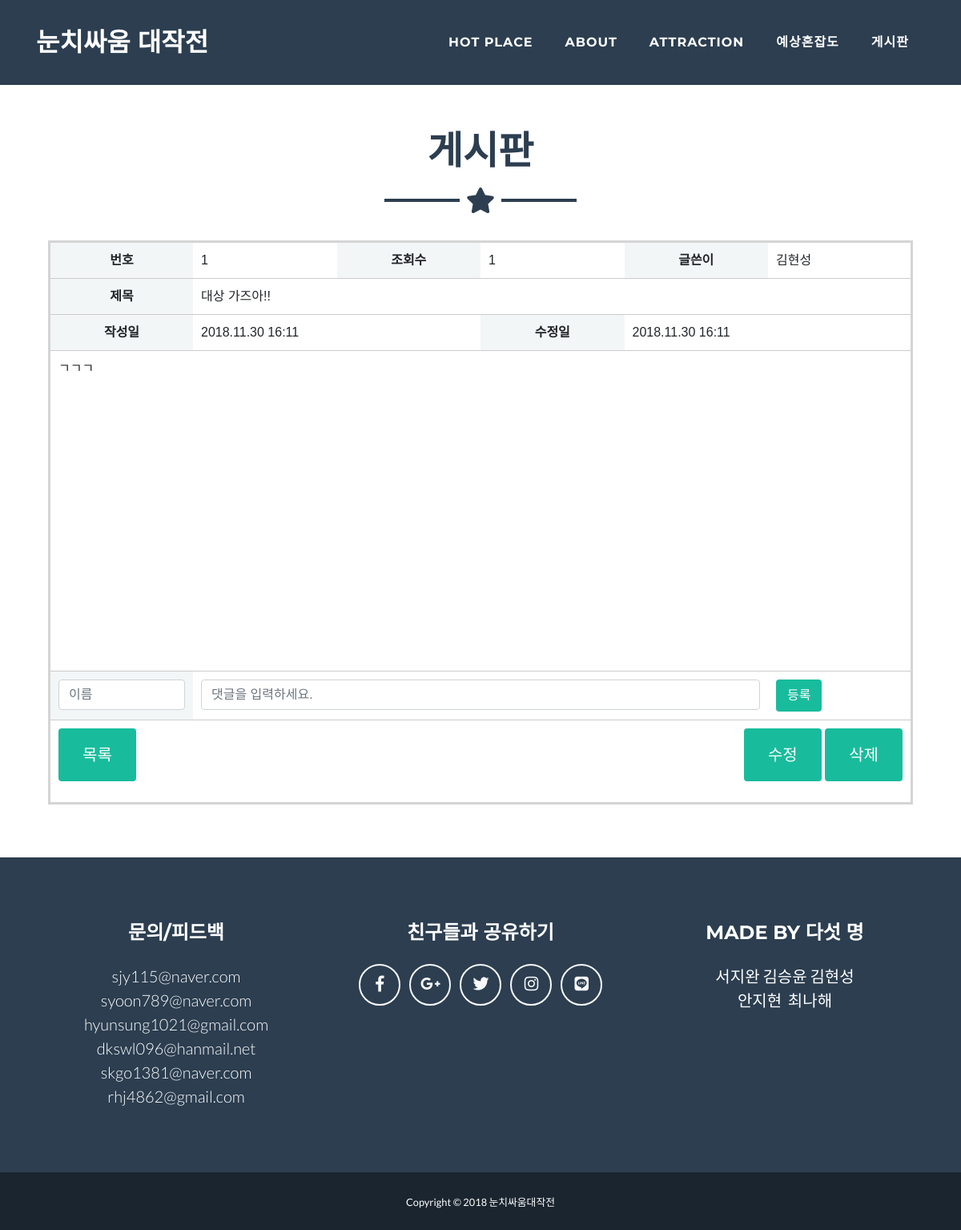
/read/1, run on the app's committed database.
### app.py (models this page shows)
class Post(db.Model): # db.Model을 상속받은 것
    __tablename__ = "posts"                         # DB 내에서의 table 이름
    id = db.Column(db.Integer, primary_key=True)    # sql문과 비슷한 형식!!
    name = db.Column(db.String, nullable=False)
    title = db.Column(db.String, nullable=False)
    password = db.Column(db.String, nullable=False)
    content = db.Column(db.String, nullable=False)
    count = db.Column(db.Integer, nullable=False)
    date = db.Column(db.String, nullable=False)
    date_update = db.Column(db.String, nullable=False)

### app.py (the view)
@app.route("/read/<int:id>")
def readpost(id):
    post = Post.query.get(id)
    post.count = post.count + 1     # 조회수 + 1
    db.session.commit()
    post = Post.query.get(id)       # 누른 게시글에 해당하는 내용 모두 가져옴
    comment = Comment.query.all()   # 댓글 모두 가져옴
    return render_template("read.html", post=post, comment=comment)

### templates/read.html (shortened to what this page needs)
<!DOCTYPE html>
<html lang="en">
  <head>
    <link href="../static/vendor/bootstrap/css/bootstrap.min.css" rel="stylesheet">
    <link href="../static/vendor/fontawesome-free/css/all.min.css" rel="stylesheet" type="text/css">
    <link href="../static/vendor/magnific-popup/magnific-popup.css" rel="stylesheet" type="text/css">
    <link href="../static/css/freelancer.min.css" rel="stylesheet">
  </head>
  <body id="page-top">
    <nav class="navbar navbar-expand-lg bg-secondary fixed-top text-uppercase" id="mainNav">
      <div class="container">
        <a class="navbar-brand js-scroll-trigger" href="/">눈치싸움 대작전</a>
        <div class="collapse navbar-collapse" id="navbarResponsive">
          <ul class="navbar-nav ml-auto">
            <li class="nav-item mx-0 mx-lg-1">
              <a class="nav-link py-3 px-0 px-lg-3 rounded js-scroll-trigger" href="/#portfolio">Hot Place</a>
            </li>
            <li class="nav-item mx-0 mx-lg-1">
              <a class="nav-link py-3 px-0 px-lg-3 rounded js-scroll-trigger" href="/#about">About</a>
            </li>
            <li class="nav-item mx-0 mx-lg-1">
              <a class="nav-link py-3 px-0 px-lg-3 rounded js-scroll-trigger" href="/#contact">Attraction</a>
            </li>
            <li class="nav-item mx-0 mx-lg-1">
              <a class="nav-link py-3 px-0 px-lg-3 rounded js-scroll-trigger" href="/predict">예상혼잡도</a>
            </li>
            <li class="nav-item mx-0 mx-lg-1">
              <a class="nav-link py-3 px-0 px-lg-3 rounded js-scroll-trigger" href="/board/1">게시판</a>
            </li>
          </ul>
        </div>
      </div>
    </nav>
    <br><br><br>
    <section class="portfolio" id="portfolio">
      <div class="container">
        <h2 class="text-center text-uppercase text-secondary mb-0">게시판</h2>
        <hr class="star-dark mb-5">
      </div>
      <table class="type09" width="90%" align="center">
    	<tr>
    		<th id= "box1" style="width:15%">번호</th>
    		<td style="width:15%">{{ post.id }}</td>
    		<th id= "box1" style="width:15%">조회수</th>
    		<td style="width:15%">{{ post.count }}</td>
    		<th id= "box1" style="width:15%">글쓴이</th>
    		<td style="width:15%">{{ post.name }}</td>
    	</tr>
    	<tr>
    		<th id= "box1">제목</th>
    		<td colspan="5">{{ post.title }}</td>
    	</tr>
    	<tr>
    		<th id= "box1">작성일</th>
    		<td colspan="2">{{ post.date }}</td>
    		<th id= "box1">수정일</th>
    		<td colspan="2">{{ post.date_update }}</td>
    	</tr>
    	<tr>
        	<td colspan="6" height="400px" class="inboard">{{ post.content }}</td>
    	</tr>
        <tr>
            <form action="/create_comment">
                <th id="box1">
                  <input class="form-control" name="name" type="text" placeholder="이름">
                </th>
                <td colspan="4">
                  <input class="form-control" name="comment_content" type="text" style="width:100%;" placeholder="댓글을 입력하세요.">
                </td>
                <td>
                     <button type="submit" class="btn btn-primary btn-xg rounded-pill" id="sendMessageButton">등록</button>
                </td>
            </form>
        </tr>
        <tr>
            <td colspan="4">
                <form method="get" action="/board/1">
                    <div class="form-group">
                        <button type="submit" class="btn btn-primary btn-xl" id="sendMessageButton">목록</button>
                    </div>
                </form>
    		</td>
            <td align="right" colspan="2">
              <button class="btn btn-primary btn-xl" onclick="location.href='/edit/{{ post.id }}'">수정</button>
              <button class="btn btn-primary btn-xl" onclick="delete_post();">삭제</button>
            </td>
        </tr>
      </table>
    </section>
    <footer class="footer text-center">
      <div class="container">
        <div class="row">
          <div class="col-md-4 mb-5 mb-lg-0">
            <h4 class="text-uppercase mb-4">문의/피드백</h4>
            <p class="lead mb-0">
              sjy115@naver.com<br>
              syoon789@naver.com<br>
              hyunsung1021@gmail.com<br>
              dkswl096@hanmail.net<br>
              skgo1381@naver.com<br>
              rhj4862@gmail.com
            </p>
          </div>
          <div class="col-md-4 mb-5 mb-lg-0">
            <h4 class="text-uppercase mb-4">친구들과 공유하기</h4>
            <ul class="list-inline mb-0">
              <li class="list-inline-item">
                <a class="btn btn-outline-light btn-social text-center rounded-circle" href="https://www.facebook.com/">
                  <i class="fab fa-fw fa-facebook-f"></i>
                </a>
              </li>
              <li class="list-inline-item">
                <a class="btn btn-outline-light btn-social text-center rounded-circle" href="https://plus.google.com/">
                  <i class="fab fa-fw fa-google-plus-g"></i>
                </a>
              </li>
              <li class="list-inline-item">
                <a class="btn btn-outline-light btn-social text-center rounded-circle" href="https://twitter.com/">
                  <i class="fab fa-fw fa-twitter"></i>
                </a>
              </li>
              <li class="list-inline-item">
                <a class="btn btn-outline-light btn-social text-center rounded-circle" href="https://www.instagram.com/">
                  <i class="fab fa-fw fa-instagram"></i>
                </a>
              </li>
              <li class="list-inline-item">
                <a class="btn btn-outline-light btn-social text-center rounded-circle" href="https://line.me/">
                  <i class="fab fa-line"></i>
                </a>
              </li>
            </ul>
          </div>
          <div class="col-md-4">
            <h4 class="text-uppercase mb-4">made by 다섯 명</h4>
            <p class="lead mb-0">서지완 김승윤 김현성 <br> 안지현&nbsp; 최나해 <br></p>
          </div>
        </div>
      </div>
    </footer>
    <div class="copyright py-4 text-center text-white">
      <div class="container">
        <small>Copyright &copy; 2018 눈치싸움대작전 </small>
      </div>
    </div>
  </body>
</html>

### templates/read.html (style rules this page uses)
table.type09 { border-style: solid; border-color: #d4d4d4; }
#box1 { text-align: center; }
.type09 { font-family: 'Nanum Gothic', sans-serif; }
table.type09 { border-collapse: collapse; text-align: left; line-height: 1.5; }
table.type09 tbody th { width: 150px; padding: 10px; font-weight: bold; vertical-align: top; border-bottom: 1px solid #ccc; background: #f3f6f7; }
table.type09 td { width: 350px; padding: 10px; vertical-align: top; border-bottom: 1px solid #ccc; }

### data on the page
Post: id "1", count "1", name "김현성", title "대상 가즈아!!", date "2018.11.30 16:11", date_update "2018.11.30 16:11", content "ㄱㄱㄱ"
